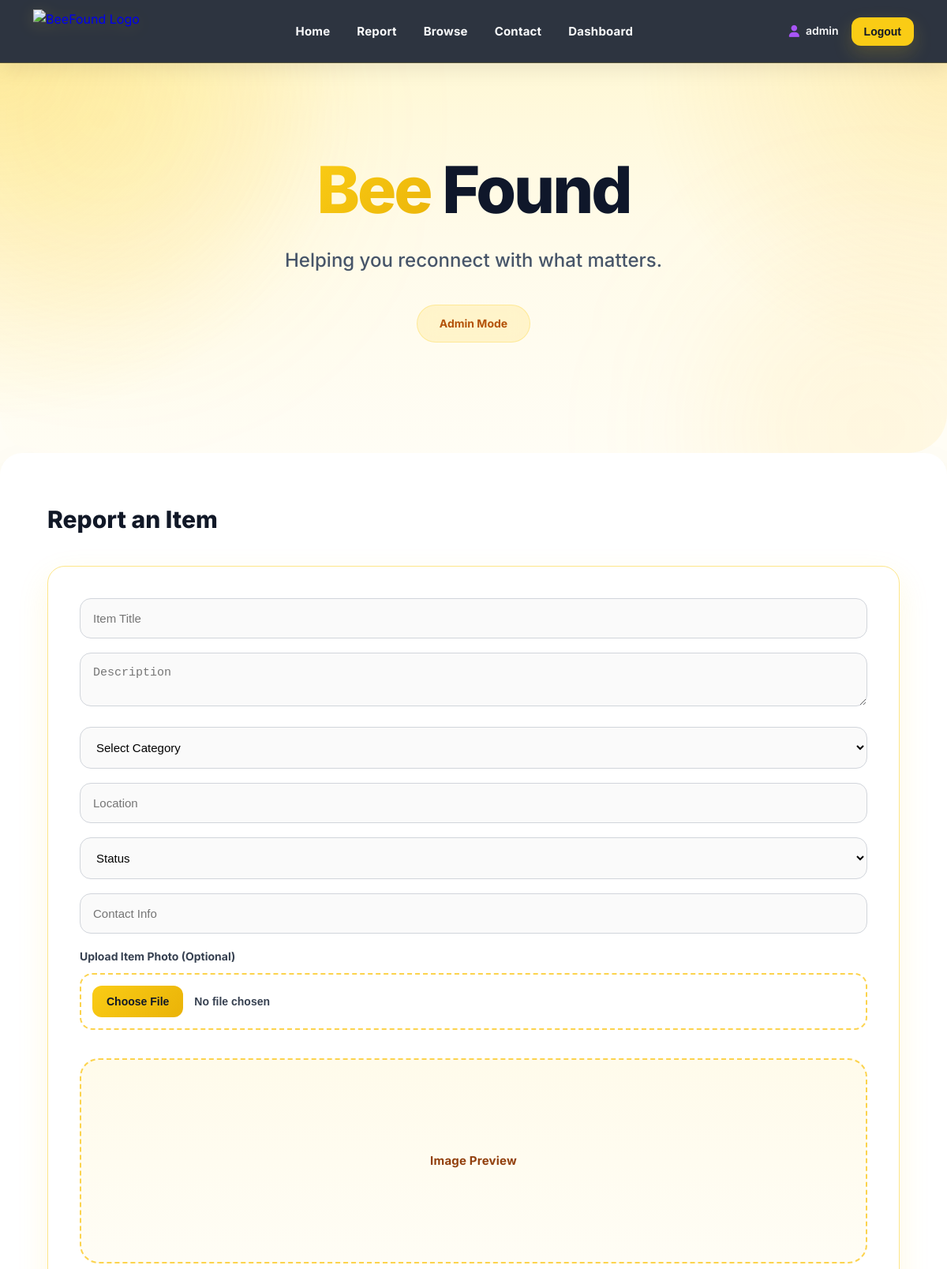
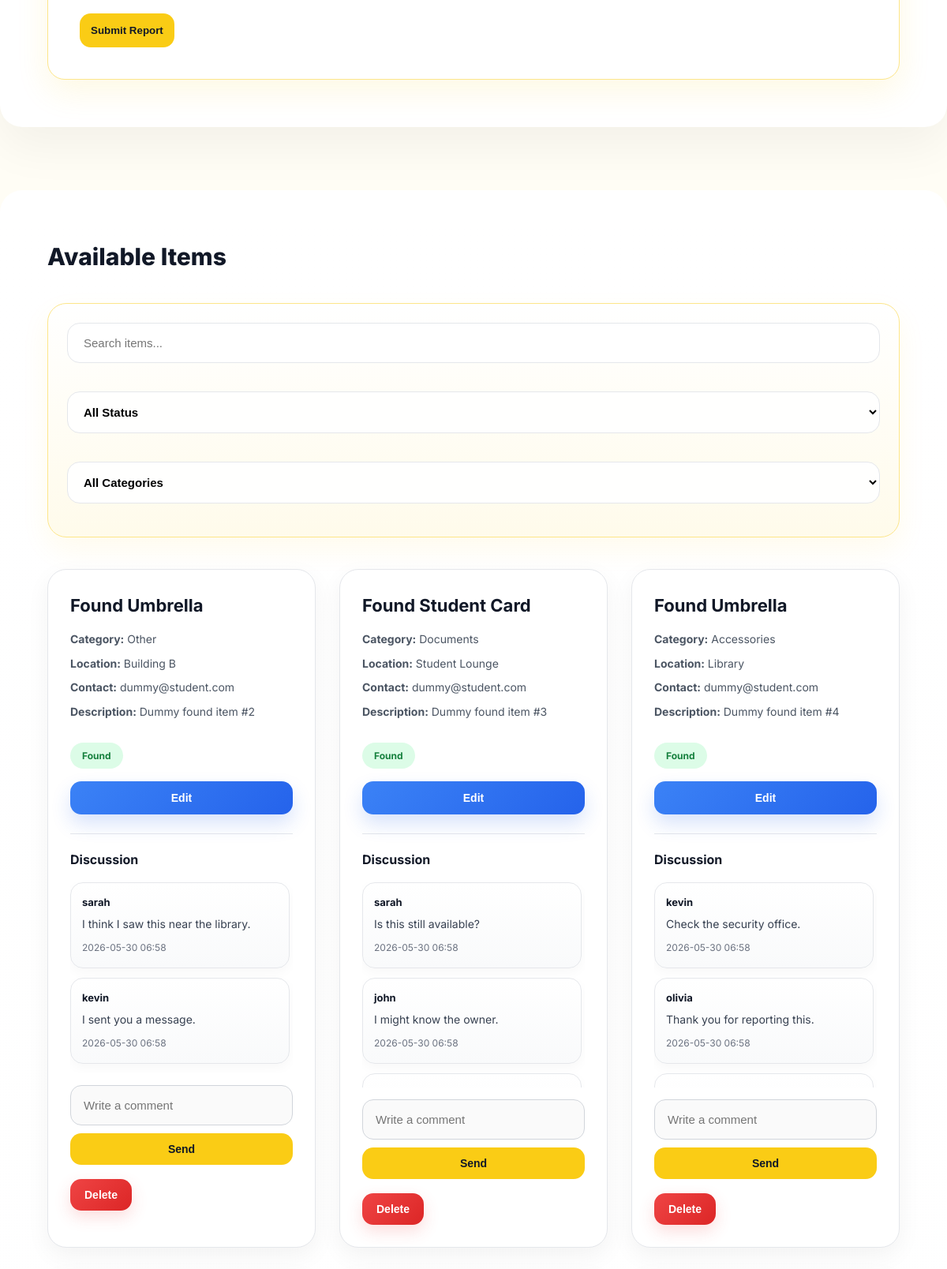
Screenshot of / (signed in, upper part) with the database file from the repository (2 pictures, top to bottom).
### app.py (models this page shows)
class Item(db.Model):
    id = db.Column(
        db.Integer,
        primary_key=True
    )
    title = db.Column(
        db.String(200),
        nullable=False
    )
    description = db.Column(
        db.Text,
        nullable=False
    )
    category = db.Column(
        db.String(100),
        nullable=False
    )
    location = db.Column(
        db.String(200),
        nullable=False
    )
    status = db.Column(
        db.String(50),
        nullable=False
    )
    contact = db.Column(
        db.String(200),
        nullable=False
    )
    image = db.Column(
        db.String(300)
    )
    owner = db.Column(
        db.String(100),
        nullable=False
    )
    resolved = db.Column(
        db.Boolean,
        default=False
    )
    resolved_time = db.Column(
        db.String(100)
    )
    claimed_by = db.Column(
        db.String(100)
    )
    nim = db.Column(
        db.String(100)
    )
    pickup_time = db.Column(
        db.String(100)
    )
    created_at = db.Column(
        db.DateTime,
        default=datetime.utcnow
    )
    comments = db.relationship(
    "Comment",
    backref="item",
    lazy=True,
    cascade="all, delete"
)

class Comment(db.Model):
    id = db.Column(
        db.Integer,
        primary_key=True
    )
    item_id = db.Column(
        db.Integer,
        db.ForeignKey("item.id"),
        nullable=False
    )
    username = db.Column(
        db.String(100),
        nullable=False
    )
    text = db.Column(
        db.Text,
        nullable=False
    )
    created_at = db.Column(
        db.DateTime,
        default=datetime.utcnow
    )

### app.py (the view)
@app.route("/")
def home():
    if "username" not in session:
        return redirect("/login")
    items = Item.query.order_by(
        Item.created_at.desc()
    ).all()
    active_items = []
    past_24 = []
    now = datetime.now()
    for item in items:
        if (
            item.resolved
            and
            item.resolved_time
        ):
            try:
                resolved_time = (
                    datetime.fromisoformat(
                        item.resolved_time
                    )
                )
                diff = now - resolved_time
                if diff.total_seconds() <= 86400:
                    past_24.append(item)
            except:
                pass
        else:
            active_items.append(item)
    return render_template(
        "index.html",
        items=active_items,
        past_24=past_24,
        role=session.get("role"),
        username=session.get("username")
    )

### templates/index.html (shortened to what this page needs)
<!DOCTYPE html>
<html lang="en">
<head>
<link
rel="stylesheet"
href="{{ url_for('static', filename='css/style.css') }}"
>
<link
rel="stylesheet"
href="https://cdnjs.cloudflare.com/ajax/libs/font-awesome/6.5.2/css/all.min.css"
>
</head>
<body>
<nav class="navbar">
    <div class="nav-container">
        <div class="brand">
            <a
                href="/"
                class="nav-logo"
            >
                <img
                    src="{{ url_for('static', filename='img/logo.png') }}"
                    alt="BeeFound Logo"
                >
            </a>
        </div>
        <ul
            class="nav-links"
            id="navLinks"
        >
            <li>
                <a href="#home">
                    Home
                </a>
            </li>
            <li>
                <a href="#report">
                    Report
                </a>
            </li>
            <li>
                <a href="#browse">
                    Browse
                </a>
            </li>
            <li>
                <a href="#contact">
                    Contact
                </a>
            </li>
            {% if role == "admin" %}
<li>
    <a href="/admin">
        Dashboard
    </a>
</li>
{% endif %}
        </ul>
        <div class="user-section">
            <span class="username">
                <i class="fa-solid fa-user"></i>
                {{ username }}
            </span>
            <form
                action="/logout"
                method="GET"
            >
                <button
                    type="submit"
                    class="logout-btn"
                >
                    Logout
                </button>
            </form>
        </div>
    </div>
</nav>
<section id="home" class="section">
<h1 class="hero-title">
<span class="bee">
Bee
</span>
<span class="found">
Found
</span>
</h1>
<p class="hero-subtitle">
Helping you reconnect with what matters.
</p>
{% if role == "admin" %}
<p class="admin-label">
Admin Mode
</p>
{% endif %}
</section>
<section id="report" class="section">
<h2 class="section-title">
Report an Item
</h2>
<form
method="POST"
action="/add"
class="form-card"
id="itemForm"
enctype="multipart/form-data"
>
<input
type="text"
name="title"
placeholder="Item Title"
required
>
<textarea
name="description"
placeholder="Description"
></textarea>
<select name="category" required>
<option value="">
Select Category
</option>
</select>
<input
type="text"
name="location"
placeholder="Location"
required
>
<select name="status" required>
<option value="">
Status
</option>
</select>
<input
type="text"
name="contact"
placeholder="Contact Info"
required
>
<label class="upload-label">
Upload Item Photo (Optional)
</label>
<input
type="file"
name="image"
accept="image/*"
id="imageInput"
>
<div class="image-preview-container">
<p id="previewText">
Image Preview
</p>
</div>
<button
type="submit"
id="submitBtn"
>
<span class="btn-text">
Submit Report
</span>
</button>
</form>
</section>
<section id="browse" class="section">
<h2 class="section-title">
Available Items
</h2>
<div class="filter-bar">
<input
type="text"
id="searchInput"
placeholder="Search items..."
class="search-input"
>
<select id="statusFilter" class="filter-select">
<option value="all">
All Status
</option>
</select>
<select id="categoryFilter" class="filter-select">
<option value="all">
All Categories
</option>
</select>
</div>
<div class="items-grid">
{% for item in items %}
<div
class="card searchable-card"
data-title="{{ item.title | lower }}"
data-description="{{ item.description | lower }}"
data-category="{{ item.category }}"
data-status="{{ item.status }}"
>
<h3>
{{ item.title }}
</h3>
<div class="card-info">
<p>
<strong>Category:</strong>
{{ item.category }}
</p>
<p>
<strong>Location:</strong>
{{ item.location }}
</p>
<p>
<strong>Contact:</strong>
{{ item.contact }}
</p>
<p>
<strong>Description:</strong>
{{ item.description }}
</p>
</div>
<span class="badge {{ item.status }}">
{{ item.status }}
</span>
{% if item.owner == username or role == "admin" %}
<button
class="edit-btn"
data-id="{{ item.id }}"
data-title="{{ item.title }}"
data-description="{{ item.description }}"
data-category="{{ item.category }}"
data-location="{{ item.location }}"
data-contact="{{ item.contact }}"
>
Edit
</button>
{% endif %}
<div class="forum">
<h4>
Discussion
</h4>
<div class="comments-container">
{% if item.comments %}
{% for c in item.comments %}
<div class="comment">
<strong>
{{ c.username }}
</strong>
<p>
{{ c.text }}
</p>
<small>
{{ c.created_at.strftime('%Y-%m-%d %H:%M') }}
</small>
</div>
{% endfor %}
{% else %}
<p class="no-comments">
No comments yet
</p>
{% endif %}
</div>
<form
class="comment-form"
data-id="{{ item.id }}"
>
<input
type="text"
name="comment"
placeholder="Write a comment"
required
>
<button type="submit">
Send
</button>
</form>
</div>
{% if role == "admin" %}
<div class="admin-actions">
<form
action="/delete/{{ item.id }}"
method="POST"
>
<button
type="submit"
class="delete-btn"
>
Delete
</button>
</form>
</div>
{% endif %}
</div>
{% endfor %}
</div>
</section>
</body>
</html>

### rows the page displays
Item: title "Found Umbrella", category "Other", location "Building B", contact "dummy@student.com", description "Dummy found item #2", status "Found"
Comment: username "sarah", text "I think I saw this near the library.", created_at "2026-05-30 06:58"
Comment: username "kevin", text "I sent you a message.", created_at "2026-05-30 06:58"
Item: title "Found Student Card", category "Documents", location "Student Lounge", contact "dummy@student.com", description "Dummy found item #3", status "Found"
Comment: username "sarah", text "Is this still available?", created_at "2026-05-30 06:58"
Comment: username "john", text "I might know the owner.", created_at "2026-05-30 06:58"
Item: title "Found Umbrella", category "Accessories", location "Library", contact "dummy@student.com", description "Dummy found item #4", status "Found"
Comment: username "kevin", text "Check the security office.", created_at "2026-05-30 06:58"
Comment: username "olivia", text "Thank you for reporting this.", created_at "2026-05-30 06:58"

### other values shown
{{ username }} "admin"
